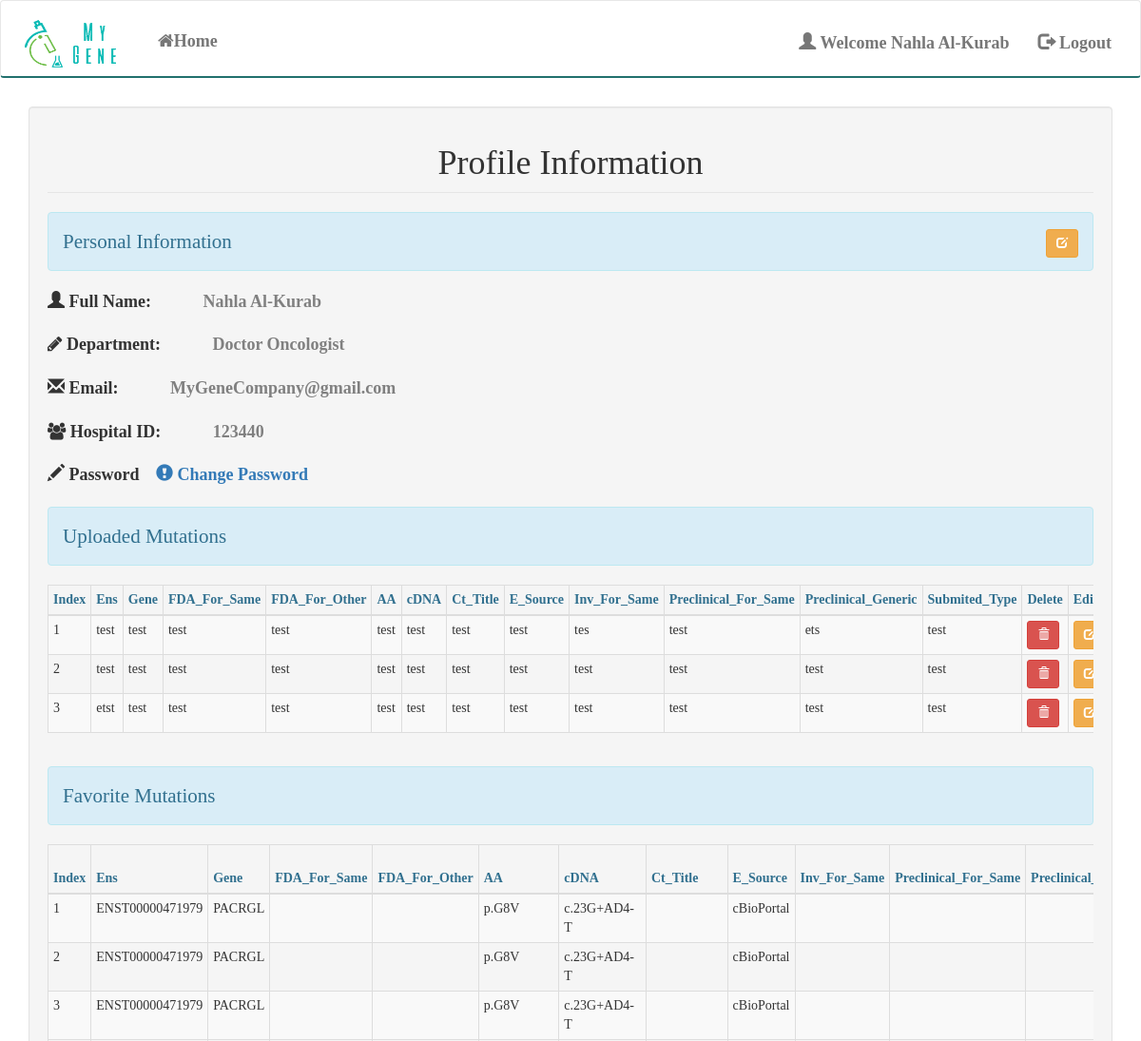
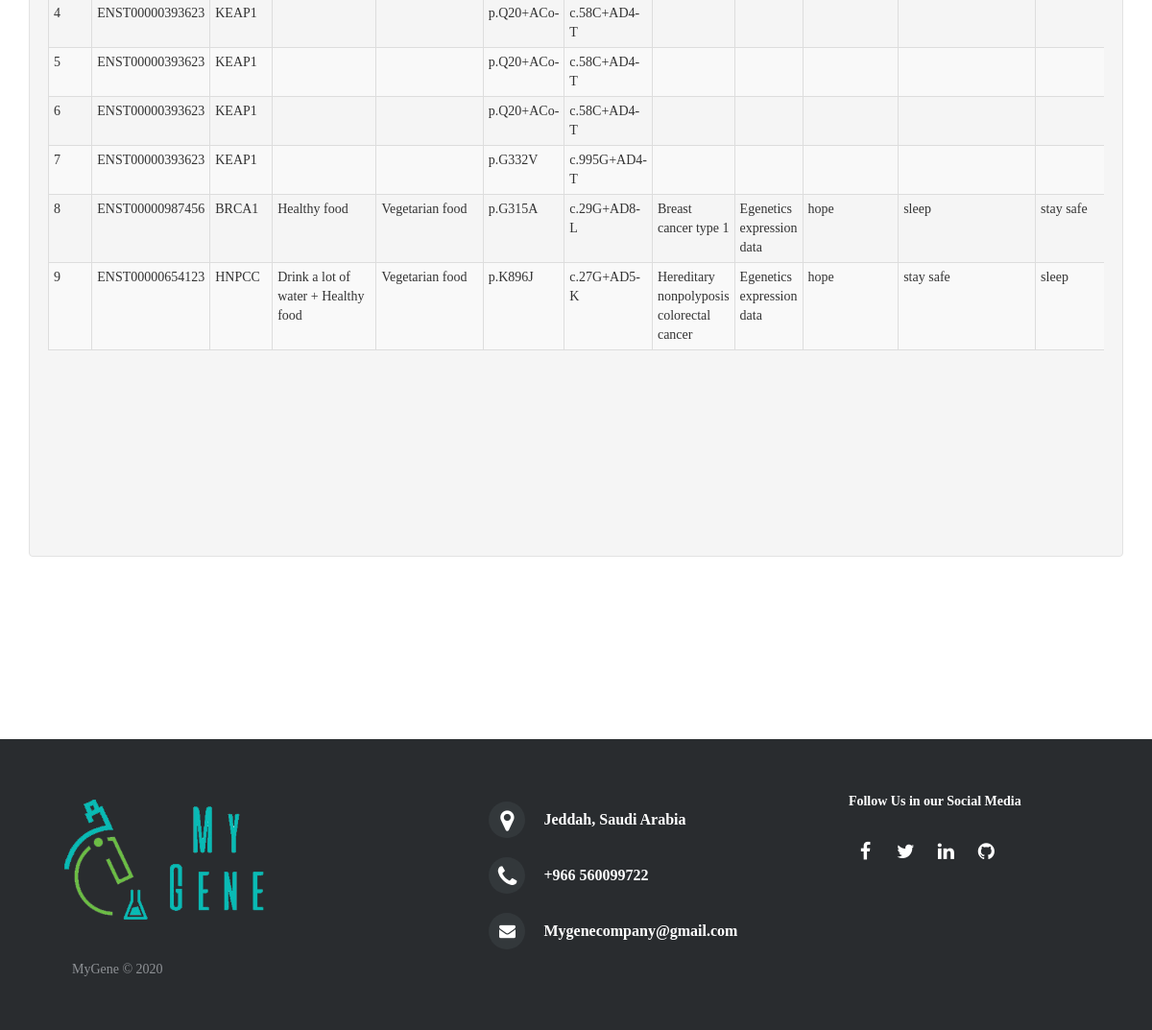
Screenshot of /index.php?page=profile (signed in) with the database file from the repository (2 pictures, top to bottom).
### tables this page shows
CREATE TABLE `users` (
  `ID` int(11) NOT NULL,
  `hospital_id` varchar(11) NOT NULL,
  `FullName` varchar(500) NOT NULL,
  `password` varchar(500) NOT NULL,
  `Email` varchar(500) NOT NULL,
  `Department` varchar(500) NOT NULL,
  `active` int(11) NOT NULL,
  `registerd` int(11) NOT NULL DEFAULT '0'
);

CREATE TABLE `upload` (
  `id` int(11) NOT NULL,
  `FDA_for_same` varchar(500) NOT NULL,
  `FDA_for_other` varchar(500) NOT NULL,
  `aa` varchar(250) NOT NULL,
  `cDNA` varchar(250) NOT NULL,
  `ct_title` varchar(250) NOT NULL,
  `e_source` varchar(500) NOT NULL,
  `ens` varchar(250) NOT NULL,
  `gene` varchar(250) NOT NULL,
  `investigational_for_same` varchar(250) NOT NULL,
  `preclinical_for_same` varchar(250) NOT NULL,
  `preclinical_generic` varchar(250) NOT NULL,
  `submited_type` varchar(250) NOT NULL,
  `dr_id` varchar(500) NOT NULL,
  `user_id` int(11) NOT NULL
);

CREATE TABLE `upload_mutation` (
  `id` int(11) NOT NULL,
  `gene` varchar(500) NOT NULL,
  `ens` varchar(500) NOT NULL,
  `cDNA` varchar(500) NOT NULL,
  `aa` varchar(500) NOT NULL,
  `tier` varchar(500) NOT NULL,
  `level` varchar(500) NOT NULL,
  `e_source` varchar(500) NOT NULL,
  `bio_type` varchar(500) NOT NULL,
  `submited_type` varchar(500) NOT NULL,
  `NCCN_drug` varchar(500) NOT NULL,
  `NCCN_response` varchar(500) NOT NULL,
  `NCCN_condition` varchar(500) NOT NULL,
  `NCCN_panel` varchar(500) NOT NULL,
  `FDA_for_same` varchar(500) NOT NULL,
  `FDA_for_other` varchar(500) NOT NULL,
  `investigational_for_same` varchar(500) NOT NULL,
  `ct_title` varchar(500) NOT NULL,
  `status` varchar(500) NOT NULL,
  `location` varchar(500) NOT NULL,
  `preclinical_for_same` varchar(500) NOT NULL,
  `preclinical_generic` varchar(500) NOT NULL
);

### pages/profile.php (the view, shortened to what this page needs)
<?php
include("./Connection.php");
$userid=$_SESSION['ID'];
$query1="select * from users WHERE ID=$userid" ;
$getdata1=mysqli_query($con,$query1) or die(mysqli_error($con));
$qry="select hospital_id from users WHERE ID=$userid";
$q = mysqli_query($con,$qry);
$result = mysqli_fetch_assoc($q);
$resultstring = $result['hospital_id'];
$query2="select * from upload WHERE dr_id = '$resultstring'";
$getdata2=mysqli_query($con,$query2) or die(mysqli_error($con));
$query3 = "select upload_mutation.* from favorates inner join upload_mutation on upload_mutation.aa = favorates.aa_id where favorates.user_id=" . $userid;
$getdata3=mysqli_query($con,$query3) or die(mysqli_error($con));
$query4 = "select upload.* from favorates inner join upload on upload.aa = favorates.aa_id where favorates.user_id=" . $userid;
$getdata4=mysqli_query($con,$query4) or die(mysqli_error($con));
?>
<html>
<head>
</head>
<div class="container" style="margin-top: 30px;">
    <div class="row">
        <div class="col-md-12 well">
            <fieldset onload="getDataFunction()">
                <legend class="text-center">
                    <h1>Profile Information</h1>
                </legend>
                <legend class="alert alert-info">
                    Personal Information
                    <span class="pull-right">
                        <a href="./index.php?page=Edit_Profile" data-original-title="Edit" data-toggle="tooltip"
                            type="button" class="btn btn-sm btn-warning"><i class="glyphicon glyphicon-edit"></i></a>
                    </span>
                </legend>
                <?php
                    while($name=mysqli_fetch_array($getdata1)){
                    ?>
                <div class="form-group">
                    <label style="font-size: 18px;">
                        <span class="glyphicon gg glyphicon-user"></span>
                        <span class="left">Full Name:</span>
                        <span style="margin-left: 50px;color: gray; "><?php echo $name['FullName']?></span>
                    </label>
                </div>
                <div class="form-group">
                    <label style="font-size: 18px;">
                        <span class="fa gg fa-pencil"></span>
                        <span class="left">Department:</span>
                        <span style="margin-left: 50px;color: gray;"><?php echo $name['Department']?> </span>
                    </label>
                </div>
                <div class="form-group">
                    <label style="font-size: 18px;">
                        <span class="glyphicon gg glyphicon-envelope"></span>
                        <span class="left">Email:</span>
                        <span style="margin-left: 50px;color: gray;"><?php echo $name['Email']?></span>
                    </label>
                </div>
                <div class="form-group">
                    <label style="font-size: 18px;">
                        <span class="gg fa fa-users"></span>
                        <span class="left">Hospital ID:</span>
                        <span style="margin-left: 50px;color: gray;"><?php echo $name['hospital_id']?> </span>
                    </label>
                </div>
                <div class="form-group">
                    <label style="font-size: 18px;">
                        <span class="glyphicon gg glyphicon-pencil"></span>
                        <span class="left">Password</span>
                    </label>&nbsp;&nbsp;&nbsp;&nbsp;
                    <label>
                        <a href="./index.php?page=change-password" style="font-size: 18px;"><span
                                class="glyphicon gg glyphicon-exclamation-sign"></span> Change Password</a><br />
                    </label>
                </div>
                <?php }?>
                <div class="form-group">
                    <legend class="alert alert-info">Uploaded Mutations</legend>
                </div>
                <div class="form-group" style="width:100%; overflow-x: auto">
                    <?php
            if(mysqli_num_rows($getdata2) > 0){
                $index = 0;
                echo '<table class="table table-striped table-bordered table-condensed table-hover" cellspacing="0"
                    width="100%">
                                <thead style="color:#31708f;">
                                <tr>
                                <th class="th-sm">Index</th>
                                <th class="th-sm">Ens</th>
                                <th class="th-sm">Gene</th>
                                <th class="th-sm"> FDA_For_Same </th>
                                <th class="th-sm"> FDA_For_Other </th>
                                <th class="th-sm"> AA </th>
                                <th class="th-sm"> cDNA </th>
                                <th class="th-sm">Ct_Title</th>
                                <th class="th-sm">E_Source</th>
                                <th class="th-sm">Inv_For_Same</th>
                                <th class="th-sm">Preclinical_For_Same</th>
                                <th class="th-sm">Preclinical_Generic</th>
                                <th class="th-sm">Submited_Type</th>
                                <th class="th-sm">Delete</th>
                                <th class="th-sm">Edit</th>
                                <th class="th-sm">PDF</th>
                                </tr>
                                </thead>';
                while($name=mysqli_fetch_array($getdata2)){
                    $fda_for_same =$name['FDA_for_same'];
                    $fda_for_other =$name['FDA_for_other'];
                    $aa =$name['aa'];
                    $cdna =$name['cDNA'];
                    $ct_title =$name['ct_title'];
                    $e_source =$name['e_source'];
                    $ens =$name['ens'];
                    $gene =$name['gene'];
                    $inv_for_same =$name['investigational_for_same'];
                    $preclinical_for_same =$name['preclinical_for_same'];
                    $preclinical_generic =$name['preclinical_generic'];
                    $submited_type =$name['submited_type'];
                    $index += 1;
                                echo "<tr>";
                                echo "<td>" . $index . "</td>";
                                echo "<td>" . $ens . "</td>";
                                echo "<td>" . $gene . "</td>";
                                echo "<td>" . $fda_for_same . "</td>";
                                echo "<td>" . $fda_for_other . "</td>";
                                echo "<td>" . $aa . "</td>";
                                echo "<td>" . $cdna . "</td>";
                                echo "<td>" . $ct_title . "</td>";
                                echo "<td>" . $e_source . "</td>";
                                echo "<td>" . $inv_for_same . "</td>";
                                echo "<td>" . $preclinical_for_same . "</td>";
                                echo "<td>" . $preclinical_generic . "</td>";
                                echo "<td>" . $submited_type . "</td>";
                                echo  "<td><a href=controller/Delete_UploadedAction.php?id=".$name['id']."
                                 onclick='javascript:confirmationDelete($(this));return false;' class='btn btn-sm btn-danger' type='button' ><i class='glyphicon glyphicon-trash'></i></a></td>";
                                echo"<td> <a href=./index.php?page=Edit_Upload&edit=".$name['id']." class='btn btn-sm btn-warning' type='button'><i class='glyphicon glyphicon-edit'></i></a></td>";
                                echo "</tr>";
                                }
                                echo "</table>";
                            }
                                else
                                {
                                $output = '<h2>You Are Not Uploaded Any Thing Yet!</h2>';
                                echo $output;
                                }
                    ?>
                </div>
                <div class="form-group">
                    <legend class="alert alert-info">Favorite Mutations</legend>
                </div>
                <div class="form-group" style="width:100%; overflow-x: auto">
                    <?php
        if(mysqli_num_rows($getdata3) > 0 || mysqli_num_rows($getdata4) > 0){
            $index = 0;
    echo '<table class="table table-striped table-bordered table-condensed table-hover" cellspacing="0" width="100%">
        <thead style="color:#31708f;">
        <tr>
        <th class="th-sm">Index</th>
        <th class="th-sm">Ens</th>
        <th class="th-sm">Gene</th>
        <th class="th-sm"> FDA_For_Same </th>
        <th class="th-sm"> FDA_For_Other </th>
        <th class="th-sm"> AA </th>
        <th class="th-sm"> cDNA </th>
        <th class="th-sm">Ct_Title</th>
        <th class="th-sm">E_Source</th>
        <th class="th-sm">Inv_For_Same</th>
        <th class="th-sm">Preclinical_For_Same</th>
        <th class="th-sm">Preclinical_Generic</th>
        <th class="th-sm">Submited_Type</th>
        <th class="th-sm">PDF</th>
        <th class="th-sm">Remove Favorite</th>
        </tr>
        </thead>';
            while($name=mysqli_fetch_array($getdata3)){
                $fda_for_same =$name['FDA_for_same'];
                $fda_for_other =$name['FDA_for_other'];
                $aa =$name['aa'];
                $cdna =$name['cDNA'];
                $ct_title =$name['ct_title'];
                $e_source =$name['e_source'];
                $ens =$name['ens'];
                $gene =$name['gene'];
                $inv_for_same =$name['investigational_for_same'];
                $preclinical_for_same =$name['preclinical_for_same'];
                $preclinical_generic =$name['preclinical_generic'];
                $index += 1;
                    echo "<tr>";
                    echo "<td>" . $index . "</td>";
                    echo "<td>" . $ens . "</td>";
                    echo "<td>" . $gene . "</td>";
                    echo "<td>" . $fda_for_same . "</td>";
                    echo "<td>" . $fda_for_other . "</td>";
                    echo "<td>" . $aa . "</td>";
                    echo "<td>" . $cdna . "</td>";
                    echo "<td>" . $ct_title . "</td>";
                    echo "<td>" . $e_source . "</td>";
                    echo "<td>" . $inv_for_same . "</td>";
                    echo "<td>" . $preclinical_for_same . "</td>";
                    echo "<td>" . $preclinical_generic . "</td>";
                    echo "</tr>";
                    }
                    while($name=mysqli_fetch_array($getdata4)){
                        $fda_for_same =$name['FDA_for_same'];
                        $fda_for_other =$name['FDA_for_other'];
                        $aa =$name['aa'];
                        $cdna =$name['cDNA'];
                        $ct_title =$name['ct_title'];
                        $e_source =$name['e_source'];
                        $ens =$name['ens'];
                        $gene =$name['gene'];
                        $inv_for_same =$name['investigational_for_same'];
                        $preclinical_for_same =$name['preclinical_for_same'];
                        $preclinical_generic =$name['preclinical_generic'];
                        $index += 1;
                            echo "<tr>";
                            echo "<td>" . $index . "</td>";
                            echo "<td>" . $ens . "</td>";
                            echo "<td>" . $gene . "</td>";
                            echo "<td>" . $fda_for_same . "</td>";
                            echo "<td>" . $fda_for_other . "</td>";
                            echo "<td>" . $aa . "</td>";
                            echo "<td>" . $cdna . "</td>";
                            echo "<td>" . $ct_title . "</td>";
                            echo "<td>" . $e_source . "</td>";
                            echo "<td>" . $inv_for_same . "</td>";
                            echo "<td>" . $preclinical_for_same . "</td>";
                            echo "<td>" . $preclinical_generic . "</td>";
                            echo "</tr>";
                            }
                    echo "</table>";
            }
                    else
                    {
                    $output = '<h2>You Do Not Have Any Favorite Mutation Yet!</h2>';
                    echo $output;
                    }
        ?>
                </div>
                <div style="height: 80px"></div>
                <div style="height: 80px"></div>
            </fieldset>
        </div>
    </div>
</div>
</html>

### rows the page displays
users: FullName "Nahla Al-Kurab", Department "Doctor Oncologist", Email "MyGeneCompany@gmail.com", hospital "123440"
upload: ens "test", gene "test", FDA_for_same "test", FDA_for_other "test", aa "test", cDNA "test", ct_title "test", e_source "test", investigational_for_same "tes", preclinical_for_same "test", preclinical_generic "ets", submited_type "test"
upload: ens "test", gene "test", FDA_for_same "test", FDA_for_other "test", aa "test", cDNA "test", ct_title "test", e_source "test", investigational_for_same "test", preclinical_for_same "test", preclinical_generic "test", submited_type "test"
upload: ens "etst", gene "test", FDA_for_same "test", FDA_for_other "test", aa "test", cDNA "test", ct_title "test", e_source "test", investigational_for_same "test", preclinical_for_same "test", preclinical_generic "test", submited_type "test"
upload_mutation: ens "ENST00000471979", gene "PACRGL", aa "p.G8V", cDNA "c.23G+AD4-T", e_source "cBioPortal"
upload_mutation: ens "ENST00000393623", gene "KEAP1", aa "p.Q20+ACo-", cDNA "c.58C+AD4-T"
upload_mutation: ens "ENST00000393623", gene "KEAP1", aa "p.G332V", cDNA "c.995G+AD4-T"
upload: ens "ENST00000987456", gene "BRCA1", FDA_for_same "Healthy food", FDA_for_other "Vegetarian food", aa "p.G315A", cDNA "c.29G+AD8-L", ct_title "Breast cancer type 1", e_source "Egenetics expression data", investigational_for_same "hope", preclinical_for_same "sleep", preclinical_generic "stay safe"
upload: ens "ENST00000654123", gene "HNPCC", FDA_for_same "Drink a lot of water + Healthy food", FDA_for_other "Vegetarian food", aa "p.K896J", cDNA "c.27G+AD5-K", ct_title "Hereditary nonpolyposis colorectal cancer", e_source "Egenetics expression data", investigational_for_same "hope", preclinical_for_same "stay safe", preclinical_generic "sleep"

### other values shown
$_SESSION['Name'] "Nahla Al-Kurab"
